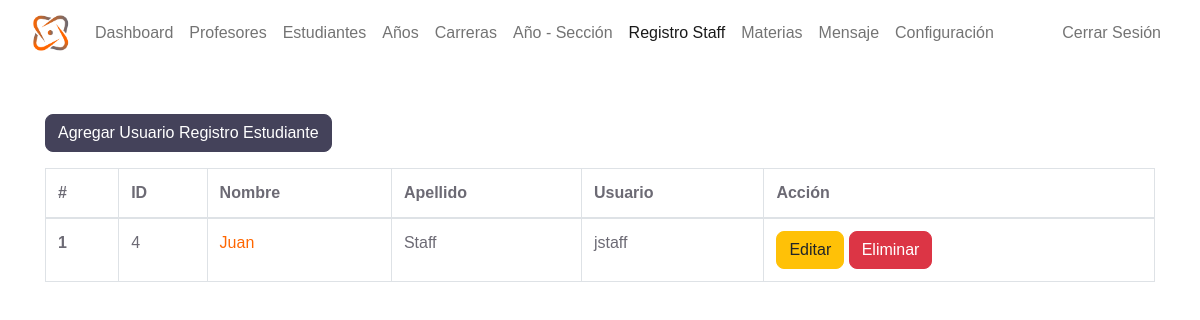
The app's page /admin/registrar-office.php (signed in) with its own data.
### tables this page shows
CREATE TABLE `registrar_office` (
  `r_user_id` int(11) NOT NULL,
  `username` varchar(127) NOT NULL,
  `password` varchar(255) NOT NULL,
  `fname` varchar(31) NOT NULL,
  `lname` varchar(31) NOT NULL,
  `address` varchar(31) NOT NULL,
  `employee_number` int(11) NOT NULL,
  `date_of_birth` date NOT NULL,
  `phone_number` varchar(31) NOT NULL,
  `qualification` varchar(31) NOT NULL,
  `gender` varchar(7) NOT NULL,
  `email_address` varchar(255) NOT NULL,
  `date_of_joined` datetime NOT NULL DEFAULT current_timestamp()
);

### admin/data/registrar_office.php (called while the page is built, shortened)
<?php
function getAllR_users($conn){
   $sql = "SELECT * FROM registrar_office";
   $stmt = $conn->prepare($sql);
   $stmt->execute();
   if ($stmt->rowCount() >= 1) {
     $teachers = $stmt->fetchAll();
     return $teachers;
   }else {
   	return 0;
   }
}

### admin/registrar-office.php (the view, shortened to what this page needs)
<?php
if (
  isset($_SESSION['admin_id']) &&
  isset($_SESSION['role'])
) {
  if ($_SESSION['role'] == 'Admin') {
    include "../DB_connection.php";
    include "data/registrar_office.php";
    $r_users = getAllR_users($conn);
?>
    <!DOCTYPE html>
    <html lang="en">
    <head>
      <link rel="stylesheet" href="https://cdn.jsdelivr.net/npm/bootstrap@5.2.0/dist/css/bootstrap.min.css">
      <link rel="stylesheet" href="../css/style.css">
      <link rel="stylesheet" href="https://cdnjs.cloudflare.com/ajax/libs/font-awesome/4.7.0/css/font-awesome.min.css">
    </head>
    <body>
      <?php
      include "inc/navbar.php";
      if ($r_users != 0) {
      ?>
        <div class="container mt-5">
          <a href="registrar-office-add.php" class="btn btn-dark">Agregar Usuario Registro Estudiante</a>
          <div class="table-responsive">
            <table class="table table-bordered mt-3 n-table">
              <thead>
                <tr>
                  <th scope="col">#</th>
                  <th scope="col">ID</th>
                  <th scope="col">Nombre</th>
                  <th scope="col">Apellido</th>
                  <th scope="col">Usuario</th>
                  <th scope="col">Acción</th>
                </tr>
              </thead>
              <tbody>
                <?php $i = 0;
                foreach ($r_users as $r_user) {
                  $i++;  ?>
                  <tr>
                    <th scope="row"><?= $i ?></th>
                    <td><?= $r_user['r_user_id'] ?></td>
                    <td><a href="registrar-office-view.php?r_user_id=<?= $r_user['r_user_id'] ?>">
                        <?= $r_user['fname'] ?></a></td>
                    <td><?= $r_user['lname'] ?></td>
                    <td><?= $r_user['username'] ?></td>
                    <td>
                      <a href="registrar-office-edit.php?r_user_id=<?= $r_user['r_user_id'] ?>" class="btn btn-warning">Editar</a>
                      <a href="registrar-office-delete.php?r_user_id=<?= $r_user['r_user_id'] ?>" class="btn btn-danger">Eliminar</a>
                    </td>
                  </tr>
                <?php } ?>
              </tbody>
            </table>
          </div>
        <?php } else { ?>
          <div class="alert alert-info .w-450 m-5" role="alert">
            Registro vacío!
          </div>
        <?php } ?>
        </div>
    </body>
    </html>
<?php
  } else {
    header("Location: ../login.php");
    exit;
  }
} else {
  header("Location: ../login.php");
  exit;
}
?>

### records on screen
registrar_office: r_user_id "4", fname "Juan", lname "Staff", username "jstaff"
